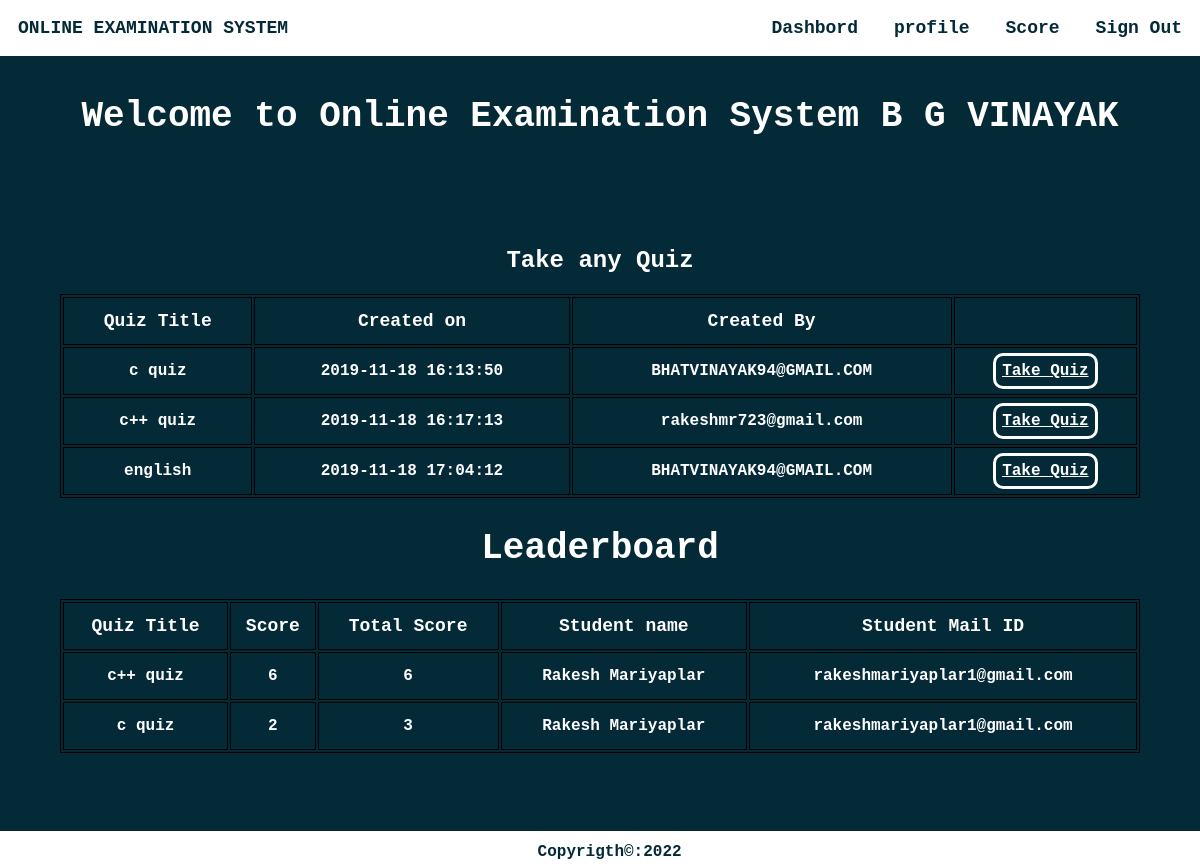
Screenshot of /homestud.php (signed in) with the database file from the repository.
### tables this page shows
CREATE TABLE IF NOT EXISTS `staff` (
  `staffid` varchar(10) NOT NULL,
  `name` varchar(20) NOT NULL,
  `mail` varchar(30) NOT NULL,
  `phno` varchar(10) NOT NULL,
  `gender` varchar(1) NOT NULL,
  `DOB` varchar(10) NOT NULL,
  `pw` varchar(200) NOT NULL,
  `dept` varchar(3) DEFAULT NULL,
  PRIMARY KEY (`mail`),
  UNIQUE KEY `mail` (`mail`,`phno`),
  UNIQUE KEY `staffid` (`staffid`)
);

CREATE TABLE IF NOT EXISTS `quiz` (
  `quizid` int(11) NOT NULL AUTO_INCREMENT,
  `quizname` varchar(20) NOT NULL,
  `date_created` timestamp NOT NULL DEFAULT CURRENT_TIMESTAMP,
  `mail` varchar(30) DEFAULT NULL,
  PRIMARY KEY (`quizid`),
  KEY `mail` (`mail`)
);

CREATE TABLE IF NOT EXISTS `score` (
  `slno` int(11) NOT NULL AUTO_INCREMENT,
  `score` int(11) NOT NULL,
  `quizid` int(11) NOT NULL,
  `mail` varchar(30) DEFAULT NULL,
  `totalscore` int(11) DEFAULT NULL,
  `remark` varchar(20) DEFAULT NULL,
  PRIMARY KEY (`slno`),
  KEY `quizid` (`quizid`),
  KEY `mail` (`mail`)
);

CREATE TABLE IF NOT EXISTS `student` (
  `usn` varchar(10) NOT NULL,
  `name` varchar(20) NOT NULL,
  `mail` varchar(30) NOT NULL,
  `phno` varchar(10) NOT NULL,
  `gender` varchar(1) NOT NULL,
  `DOB` varchar(10) NOT NULL,
  `pw` varchar(200) NOT NULL,
  `dept` varchar(3) DEFAULT NULL,
  PRIMARY KEY (`mail`),
  UNIQUE KEY `mail` (`mail`),
  UNIQUE KEY `phno` (`phno`),
  UNIQUE KEY `usn` (`usn`),
  KEY `dept` (`dept`)
);

### homestud.php (the view, shortened to what this page needs)
<html>
<head>
</head>
<?php
require_once 'sql.php';
                $conn = mysqli_connect($host, $user, $ps, $project);if (!$conn) {
    echo "<script>alert(\"Database error retry after some time !\")</script>";
}
?>
<body style="color: #fff !important;font-weight:bolder;margin: 0 !important;font-weight: bolder !important;font-family: 'Courier New', Courier, monospace;">
    <div style="background-color: #042A38;height: auto;">
        <div class="navbar" style="display: inline-flex;width: 100%;color:#042A38;position:fixed;">
            <section style="margin: 1.5vw;">ONLINE EXAMINATION SYSTEM</section>
            <ul style="display: inline-flex;padding: 0 !important;margin: 0;float: right;right: 0;position: fixed;width: 50vw;">
                <li onclick="dash()">Dashbord</li>
                <li onclick="prof()">profile</li>
                <li onclick="score()">Score</li>
                <li onclick="lo()">Sign Out</li>
            </ul>
        </div><br><br>
        <?php
        $type1 = $_SESSION["type"];
        $username1 = $_SESSION["username"];
        $sql = "select * from " . $type1 . " where mail='{$username1}'";
        $res =   mysqli_query($conn, $sql);
        if ($res == true) {
            while ($row = mysqli_fetch_array($res)) {
                $dbname = $row['name'];
            }
        }
        ?>
        <center><section style="width:100vw;margin:0vw;margin-top:5vw;font-size:3vw;">Welcome to Online Examination System&nbsp;<?php echo $dbname ?></section></center>
        <section style="color:#fff !important"><br><br><br><br><br>
        <?php
            $sql ="select * from quiz";
            $res=mysqli_query($conn,$sql);
            if($res)
            {
                echo "<center><h1 style=\"font-size:2vw;\">Take any Quiz</h1></center>";
                echo "<center><table><thead><tr><td>Quiz Title</td><td>Created on</td><td>Created By</td><td>  </td></tr></thead>";
                while ($row = mysqli_fetch_assoc($res)) {
                    echo "<tr><td>".$row["quizname"]."</td><td>".$row["date_created"]."</td><td>".$row["mail"]."</td><td><a id=\"tq\" href='takeq.php?qid=".$row['quizid']."'>Take Quiz</button></tr>";
                }
                echo "</table></center>";
            }
            ?>
        </section>
            <section style="color:#fff !important">
            <?php
            $sql="call leaderboard;";
            $res=mysqli_query($conn,$sql);
            if($res)
            {
                echo "<center><h1 style=\"font-size: 3vw\">Leaderboard</h1></center>";
                echo "<table id=\"le\"><thead><tr><td>Quiz Title</td><td>Score</td><td>Total Score</td><td>Student name</td><td>Student Mail ID</td></tr></thead>";
                while ($row = mysqli_fetch_assoc($res)) {
                    echo "<tr><td>".$row["quizname"]."</td><td>".$row["score"]."</td><td>".$row["totalscore"]."</td><td>".$row["name"]."</td><td>".$row["mail"]."</td></tr>";
                }
                echo "</table><br><br><br>";
            }
            else{
                echo mysqli_error($conn);
            }
            ?>
        </section>
    </div>
    <?php require("footer.php");?>
</body>
</html>

### homestud.php (style rules this page uses)
li { margin: 1.5vw; font-size: 1.5vw !important; }
ul { list-style: none; width: auto !important; font-weight: 2vw !important; }
.navbar { background-color: white !important; font-size: 1.5vw !important; }
a { text-decoration: none; color: #fff; }
table { width: 90vw; margin-left: 5vw; margin-right: 5vw; align-content: center; border: 1px solid black; }
thead { font-weight:900; font-size: 1.5vw; }
td { width: auto; border: 1px solid black; text-align: center; height: 4vw; font-weight: bold; }
#tq { text-decoration: underline; border: 3px solid #fff; padding: 0.5vw; border-radius: 10px; }
#le { margin-bottom: 2vw; }

### rows the page displays
staff: name "B G VINAYAK"
quiz: quizname "c quiz", date_created "2019-11-18 16:13:50", mail "BHATVINAYAK94@GMAIL.COM"
quiz: quizname "c++ quiz", date_created "2019-11-18 16:17:13", mail "rakeshmr723@gmail.com"
quiz: quizname "english", date_created "2019-11-18 17:04:12", mail "BHATVINAYAK94@GMAIL.COM"
score: quizid.quizname "c++ quiz", score "6", totalscore "6", mail.name "Rakesh Mariyaplar", mail "rakeshmariyaplar1@gmail.com"
score: quizid.quizname "c quiz", score "2", totalscore "3", mail.name "Rakesh Mariyaplar", mail "rakeshmariyaplar1@gmail.com"
